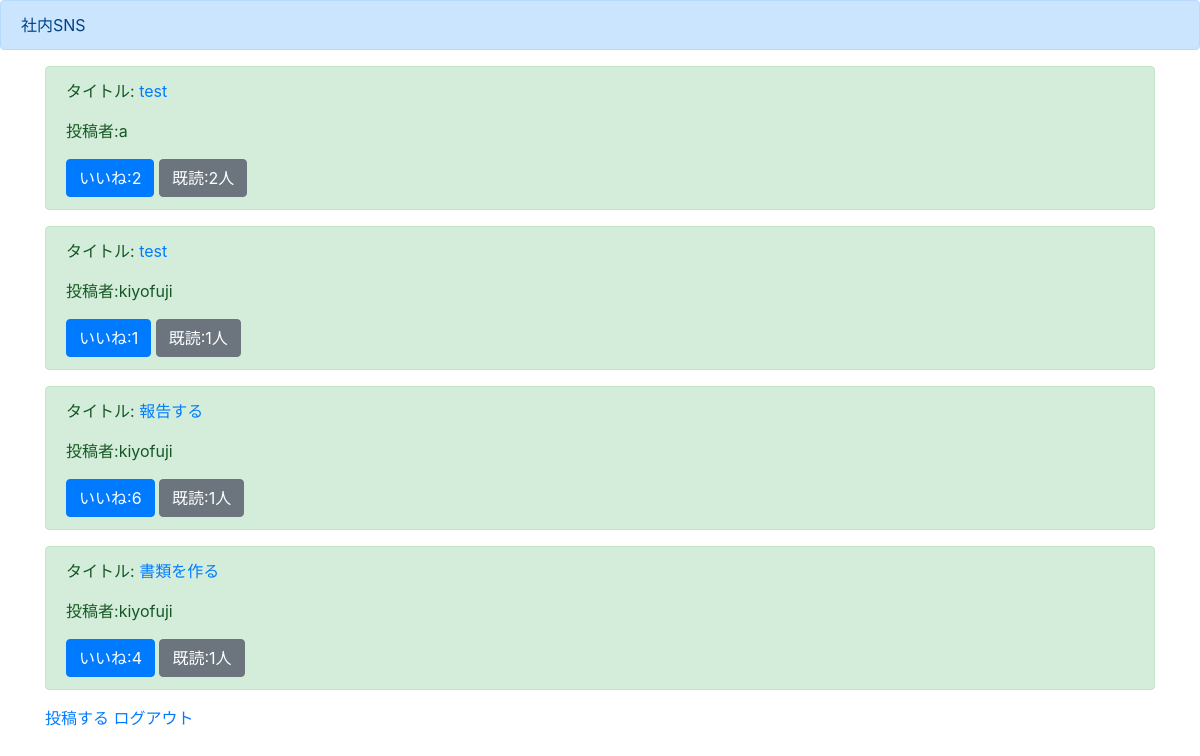
The app's page /list/ (signed in) with its own data.
### tweetapp/models.py (models this page shows)
class TweetModel(models.Model):
  title = models.CharField(max_length=100)
  content = models.TextField()
  author = models.CharField(max_length=100)
  images = models.ImageField(upload_to = '')
  good = models.IntegerField(null=True, blank=True, default = 0)
  read = models.IntegerField(null=True, blank=True, default = 0)
  readtext = models.CharField(max_length=200, null=True, blank=True, default = 0)

### tweetapp/views.py (the view)
# urls.py: path('list/',listfunc, name = 'list'),
@login_required
def listfunc(request):
  object_list = TweetModel.objects.all()
  return render(request,'list.html',{'object_list':object_list})

### templates/list.html (shortened to what this page needs)
{% extends 'base.html' %}
{% block header %}
<div class="alert alert-primary" role="alert">
  社内SNS
</div>
{% endblock header %}
{% block content %}
<div class = 'container'>
  {% for item in object_list %}
  <div class="alert alert-success" role="alert">
    <p>タイトル: <a href = "{% url 'detail' item.pk %}">{{item.title}}</p></a>
    <p>投稿者:{{item.author}}</p>
    <a href="#" class="btn btn-primary " role="button" aria-pressed="true">いいね:{{item.good}}</a>
    <a href="#" class="btn btn-secondary " role="button" aria-pressed="true">既読:{{item.read}}人</a>
  </div>
  {% endfor %}
  <a href = "{% url 'create' %}">投稿する</a>
  <a href = "{% url 'logout' %}">ログアウト</a>
</div>
{% endblock content %}

### records on screen
TweetModel: title "test", author "a", good "2", read "2"
TweetModel: title "test", author "kiyofuji", good "1", read "1"
TweetModel: title "報告する", author "kiyofuji", good "6", read "1"
TweetModel: title "書類を作る", author "kiyofuji", good "4", read "1"
